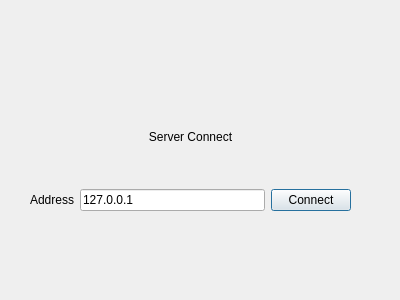
<?xml version="1.0" encoding="UTF-8"?>
<ui version="4.0">
 <class>ConnectDialog</class>
 <widget class="QDialog" name="ConnectDialog">
  <property name="geometry">
   <rect>
    <x>0</x>
    <y>0</y>
    <width>400</width>
    <height>300</height>
   </rect>
  </property>
  <property name="windowTitle">
   <string>Dialog</string>
  </property>
  <widget class="QWidget" name="verticalLayoutWidget">
   <property name="geometry">
    <rect>
     <x>30</x>
     <y>90</y>
     <width>321</width>
     <height>121</height>
    </rect>
   </property>
   <layout class="QVBoxLayout" name="verticalLayout">
    <item>
     <widget class="QLabel" name="label_2">
      <property name="text">
       <string>Server Connect</string>
      </property>
      <property name="alignment">
       <set>Qt::AlignCenter</set>
      </property>
     </widget>
    </item>
    <item>
     <layout class="QHBoxLayout" name="horizontalLayout">
      <item>
       <widget class="QLabel" name="label">
        <property name="text">
         <string>Address</string>
        </property>
       </widget>
      </item>
      <item>
       <widget class="QLineEdit" name="addressBar">
        <property name="text">
         <string>127.0.0.1</string>
        </property>
       </widget>
      </item>
      <item>
       <widget class="QPushButton" name="connectButton">
        <property name="text">
         <string>Connect</string>
        </property>
       </widget>
      </item>
     </layout>
    </item>
   </layout>
  </widget>
 </widget>
 <resources/>
 <connections/>
</ui>
